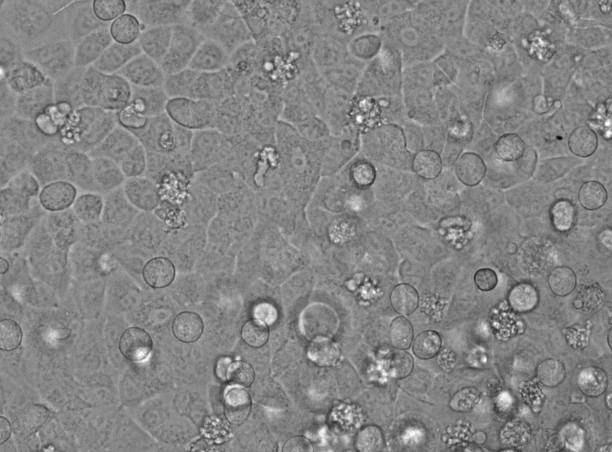
#> input picture Data/Kernels/C2_03_1_1_Bright Field_004.tif, 1224 x 904 px (shown at 1/2 size)
$ jupyter execute --allow-errors 'March IV&V Analysis-Monoculture-DynamicFeature-Plate2.ipynb'   (shell and % lines are left out)   (older library calls are emulated)
#> lines starting #> are read from the running program, lines starting #| are printed output that depends on the picture
[cell 1]
import matplotlib.pyplot as plt;
import seaborn as sns;
from PIL import Image
from matplotlib.pyplot import imshow
import numpy as np;
import glob
import os

## Image Ingest

[cell 2]
def rgb2gray(rgb):

    r, g, b = rgb[:,:,0], rgb[:,:,1], rgb[:,:,2]
    gray = 0.2989 * r + 0.5870 * g + 0.1140 * b

    return gray

## Set Healthy Kernel

[cell 3]
set_kernel = True;
invert_image = False;
# [13 lines of commented-out code are left out]

[cell 4]
from scipy.ndimage import gaussian_filter
from skimage import data
from skimage import img_as_float
from skimage.morphology import reconstruction

# [14 lines of commented-out code are left out]

[cell 5]
# [22 lines of commented-out code are left out]

[cell 6]
#Healthy Cells

im = Image.open("Data/Kernels/C2_03_1_1_Bright Field_004.tif");
#> im is the input picture: PIL image 1224x904 I;16; min 9983, max 65504, mean 38938.3

#imshow(np.asarray(im))
im_array_gray = np.asarray(im,dtype=np.float32)
#im_array_gray = rgb2gray(im_array);
if invert_image:
    im_array_gray = (np.abs(255.0-im_array_gray))

im_array_gray_A549 = im_array_gray;

#Cells Condensing/Circular Cells

im = Image.open("Data/Kernels/C2_04_1_1_Bright Field_008.tif");
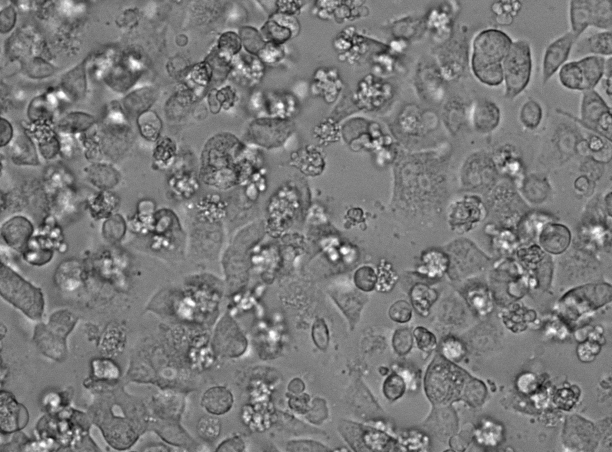
#> input picture Data/Kernels/C2_04_1_1_Bright Field_008.tif, 1224 x 904 px (shown at 1/2 size)
#> im is the input picture: PIL image 1224x904 I;16; min 16335, max 65504, mean 39990.4
im_array_gray = np.asarray(im,dtype=np.float32)
#im_array_gray = rgb2gray(im_array);
if invert_image:
    im_array_gray = (np.abs(255.0-im_array_gray))
im_array_gray_macrophage = im_array_gray;
im_array_gray_dendritic = im_array_gray;


# in focus circular cells
im = Image.open("Data/Kernels/runawaygrowth_kernels/B7_1_Image_D5D18_A549_T02.tif");
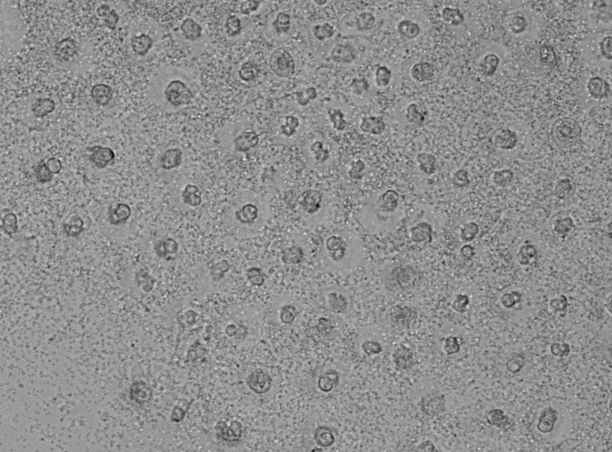
#> input picture Data/Kernels/runawaygrowth_kernels/B7_1_Image_D5D18_A549_T02.tif, 1224 x 904 px (shown at 1/2 size)
#> im is the input picture: PIL image 1224x904 I;16; min 23753, max 60414, mean 44314.8
im_array_gray = np.asarray(im,dtype=np.float32)
if False:
    im_array_gray = (255.0-im_array_gray)
im_array_gray_circular_infocus = im_array_gray;


# [17 lines of commented-out code are left out]

#> (the rest of this cell did not finish here and is left out)

#> (a cell that did not finish here is left out)

[cell 8]
plt.figure(figsize=(20,20))
imshow(im_array_gray_circular_infocus,cmap='gray')
plt.figure(figsize=(5,5))
imshow(im_array_gray_circular_infocus[200:280,500:600],cmap='gray')
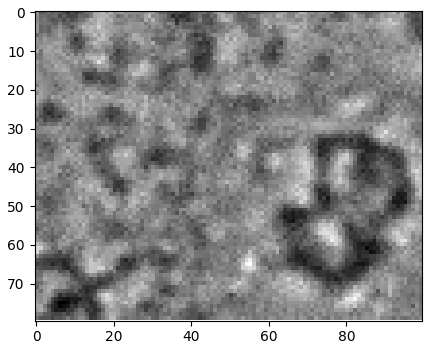
#> figure drawn by matplotlib, 1 panel
#> `sample_kernel_healthy_A549[sample_kernel_healthy_A549<0.00] =0.0;`:
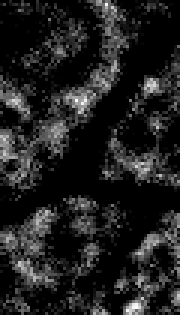
#> sample_kernel_healthy_A549: shape (105, 60) float32 (shown 3 times larger); min 0, max 0.21, mean 0.027; drawn with min black and max white
#> `sample_kernel_healthy_dendritic[sample_kernel_healthy_dendritic<0.00] ..`:
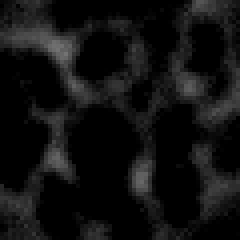
#> sample_kernel_healthy_dendritic: shape (60, 60) float32 (shown 4 times larger); min 0, max 0.451, mean 0.0673
#> `sample_kernel_healthy_macrophage = np.array(im_array_gray_macrophage[1..`:
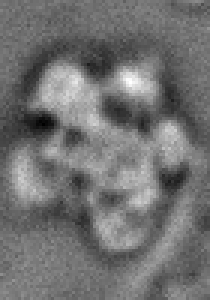
#> sample_kernel_healthy_macrophage: shape (100, 70) float32 (shown 3 times larger); min 22831, max 62335, mean 40467.9; drawn with min black and max white
#> `sample_kernel_healthy_macrophage = (np.mean(sample_kernel_healthy_macr..`:
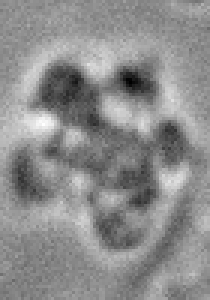
#> sample_kernel_healthy_macrophage: shape (100, 70) float32 (shown 3 times larger); min -0.54, max 0.436, mean 5.4e-08; drawn with min black and max white
#> `sample_kernel_healthy_macrophage[sample_kernel_healthy_macrophage<0.00..`:
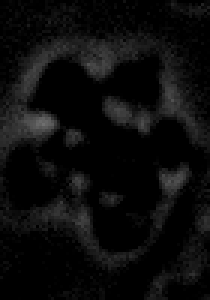
#> sample_kernel_healthy_macrophage: shape (100, 70) float32 (shown 3 times larger); min 0, max 0.436, mean 0.0468

## Shaded Normal Kernel Extraction

#> (a cell that did not finish here is left out)

[cell 10]
plt.figure()
imshow(np.abs(sample_kernel_healthy_A549),cmap='gray')
plt.title('Healthy A549 Kernel')

plt.figure()
imshow(np.abs(sample_kernel_healthy_dendritic),cmap='gray')
plt.title('Healthy Dendritic')

plt.figure()
imshow(np.abs(sample_kernel_healthy_macrophage),cmap='gray')
plt.title('Healthy Macrophages')

plt.figure()
#> (the rest of this cell did not finish here and is left out)

[cell 11]
#Unhealthy cells plots
plt.figure()
#> (the rest of this cell did not finish here and is left out)

### Load Image Files to Analyze

#> (a cell that did not finish here is left out)

#> (a cell that did not finish here is left out)

#> (a cell that did not finish here is left out)

[cell 15]
import itertools
rootdir = '/Users/eyeung/Box/PNNL Friend or Foe Upload/20200304 IVV A549 P2/20200304 IVV A549 P2';
#> (the rest of this cell did not finish here and is left out)

#> (a cell that did not finish here is left out)

#> (a cell that did not finish here is left out)

[cell 18]
time_keys = ['01','02','03','04','05','06','07','08','09','10','11','12'];
import matplotlib
matplotlib.rc('xtick', labelsize=20)
matplotlib.rc('ytick', labelsize=20)
from scipy.signal import savgol_filter

all_row_ind = ['A','B','C','D','E','F','G','H']
#all_row_ind = all_row_ind.reverse()
all_col_ind = ['1','2','3','4','5','6','7','8','9','10','11','12']
plt.figure(figsize=(24,16))
#> (the rest of this cell did not finish here and is left out)

[cell 19]
import pickle
import numpy as np
import matplotlib.pyplot as plt
output_file = open('March_Dynamic_Feature_Session_Plate2.pickle','rb')
#> (reads March_Dynamic_Feature_Session_Plate2.pickle from the repository)
feature_dict = pickle.load(output_file);#feature_dict,output_file)
output_file.close()
kernel_names = ['hA549','hden','hmacro','uha549','uhden','uhmacro','bp']
list_of_colors = ['g','b','c','r','m','y','b']
#
output_file.close()

[cell 20]
# [4 lines of commented-out code are left out]

[cell 21]
time_keys = ['01','02','03','04','05','06','07','08','09','10','11','12'];
import matplotlib
matplotlib.rc('xtick', labelsize=20)
matplotlib.rc('ytick', labelsize=20)
from scipy.signal import savgol_filter

all_row_ind = ['A','B','C','D','E','F','G','H']
#all_row_ind = all_row_ind.reverse()
all_col_ind = ['1','2','3','4','5','6','7','8','9','10','11','12']
plt.figure(figsize=(24,16))
for row_ind in range(0,len(all_row_ind)):
    for col_ind in range(0,len(all_col_ind)):
        this_well = all_row_ind[row_ind] + all_col_ind[col_ind];
        #this_well = 'A12'
        for kernel_ind in [0,3,6]:
            kernel =  kernel_names[kernel_ind];
            if kernel_ind==6:
                ys = [30*feature_dict[this_well][elem][kernel] for elem in time_keys]
                ys = [elem - ys[0] for elem in ys]
            if kernel_ind==0:
                ys = [6*feature_dict[this_well][elem][kernel] for elem in time_keys]
            if kernel_ind ==3:
                ys = [feature_dict[this_well][elem][kernel] for elem in time_keys]
            times = [np.float(np.int(elem)*2.0) for elem in time_keys]
            subax = plt.subplot(len(all_row_ind),len(all_col_ind),len(all_col_ind)*(row_ind)+(col_ind+1),frameon=True,fc='white',)
            ys = savgol_filter(ys, 3, 1) # window size 51, polynomial order 3
            subax.plot(times,ys,'.--',ms=8,color=list_of_colors[kernel_ind])
            #subax.xlabel('Time (Hrs)',size=20)
            #subax.ylabel('# of Clusters Estim.',size=20)
            #ax = plt.gca()
            plt.ylim([0,300])
            #subax.set_yscale('log')
        subax.spines['right'].set_visible(False)
        subax.spines['top'].set_visible(False)
        if not (row_ind ==7):
            subax.get_xaxis().set_ticks([])
        if not (col_ind ==0):
            subax.get_yaxis().set_ticks([])
        if row_ind==0 and col_ind==11:
            plt.legend(['hA549','uhA549','bpatch'],fontsize=10,frameon=False)
#        subax.set_facecolor('gray')
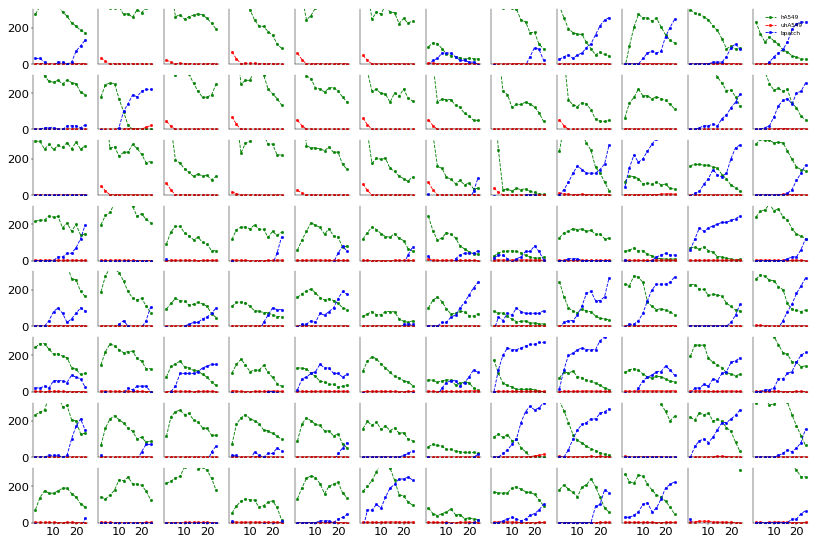
#> figure drawn by matplotlib, 96 panels; panel 85: curve peaks at x = 14, y = 190; panel 85: curve peaks at x = 2, y = 2.5; panel 85: curve peaks at x = 24, y = 25

[cell 22]
time_keys = ['01','02','03','04','05','06','07','08','09','10','11','12'];
import matplotlib
matplotlib.rc('xtick', labelsize=20)
matplotlib.rc('ytick', labelsize=20)
from scipy.signal import savgol_filter

all_row_ind = ['A','B','C','D','E','F','G','H']
#all_row_ind = all_row_ind.reverse()
all_col_ind = ['1','2','3','4','5','6','7','8','9','10','11','12']
plt.figure(figsize=(12,12))
this_well = all_row_ind[row_ind] + all_col_ind[col_ind];
this_well = 'F12'
for kernel_ind in [0,3,6]:
    kernel =  kernel_names[kernel_ind];
    if kernel_ind==6:
        ys = [30*feature_dict[this_well][elem][kernel] for elem in time_keys]
        ys = [elem - ys[0] for elem in ys]
    if kernel_ind==0:
        ys = [6*feature_dict[this_well][elem][kernel] for elem in time_keys]
    if kernel_ind ==3:
        ys = [feature_dict[this_well][elem][kernel] for elem in time_keys]
    times = [np.float(np.int(elem)*2.0) for elem in time_keys]

    ys = savgol_filter(ys, 3, 1) # window size 51, polynomial order 3
    plt.plot(times,ys,'.--',ms=30,color=list_of_colors[kernel_ind])
    subax = plt.gca()
    plt.xlabel('Time (Hrs)',size=30)
    plt.ylabel('Estim. Centroid Features in Plate 2 Well F12',size=30)
    #ax = plt.gca()
    plt.ylim([-10,400])
    #subax.set_yscale('log')
    subax.spines['right'].set_visible(False)
    subax.spines['top'].set_visible(False)
    # [5 lines of commented-out code are left out]
    plt.legend(['healthy A549','unhealthy A549','bacterial patches'],fontsize=30,frameon=False)
#        subax.set_facecolor('gray')
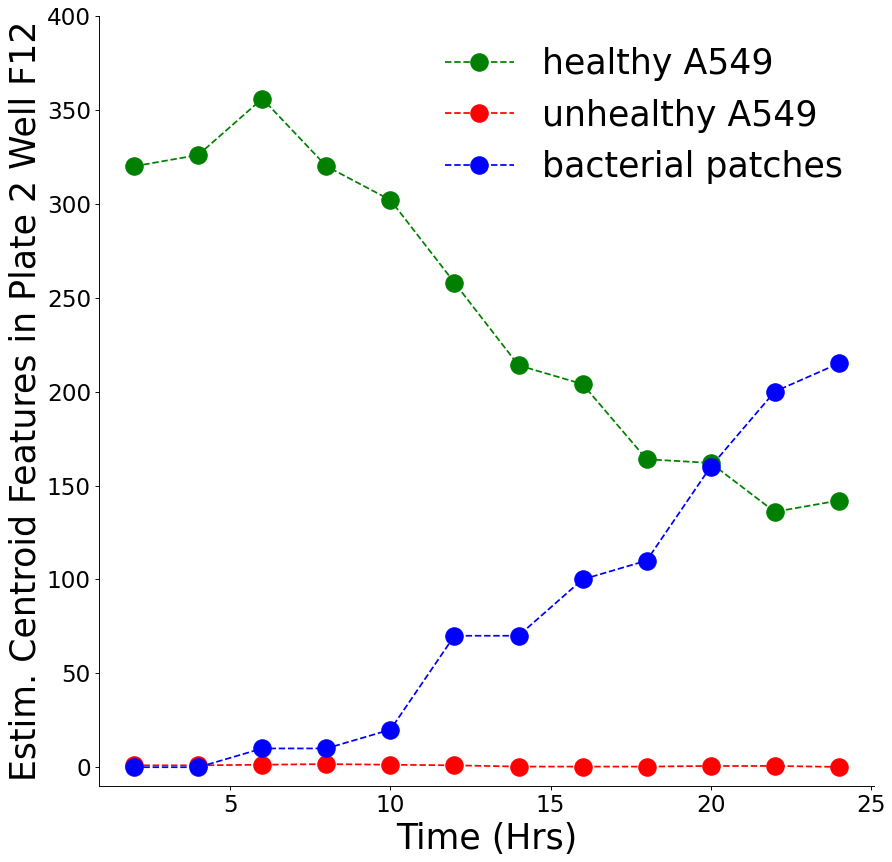
#> figure drawn by matplotlib, 1 panel; curve peaks at x = 6, y = 356; curve peaks at x = 8, y = 1.67; curve peaks at x = 24, y = 215
